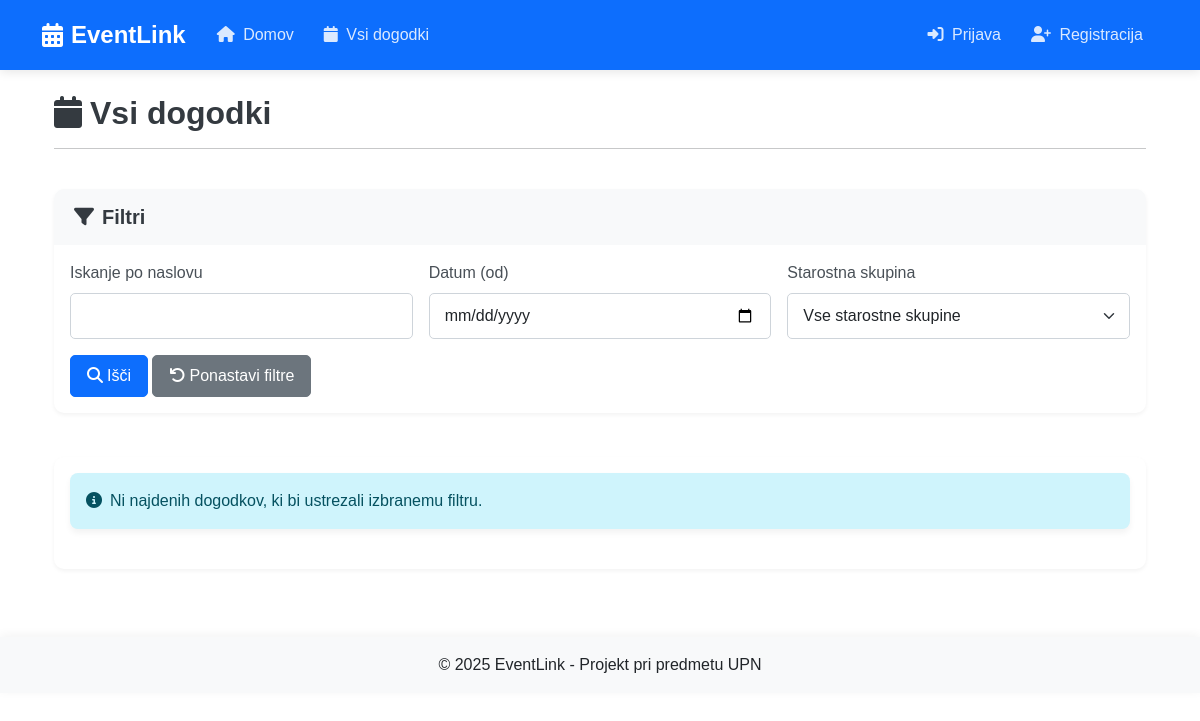
Before: /all_events with the older database file.
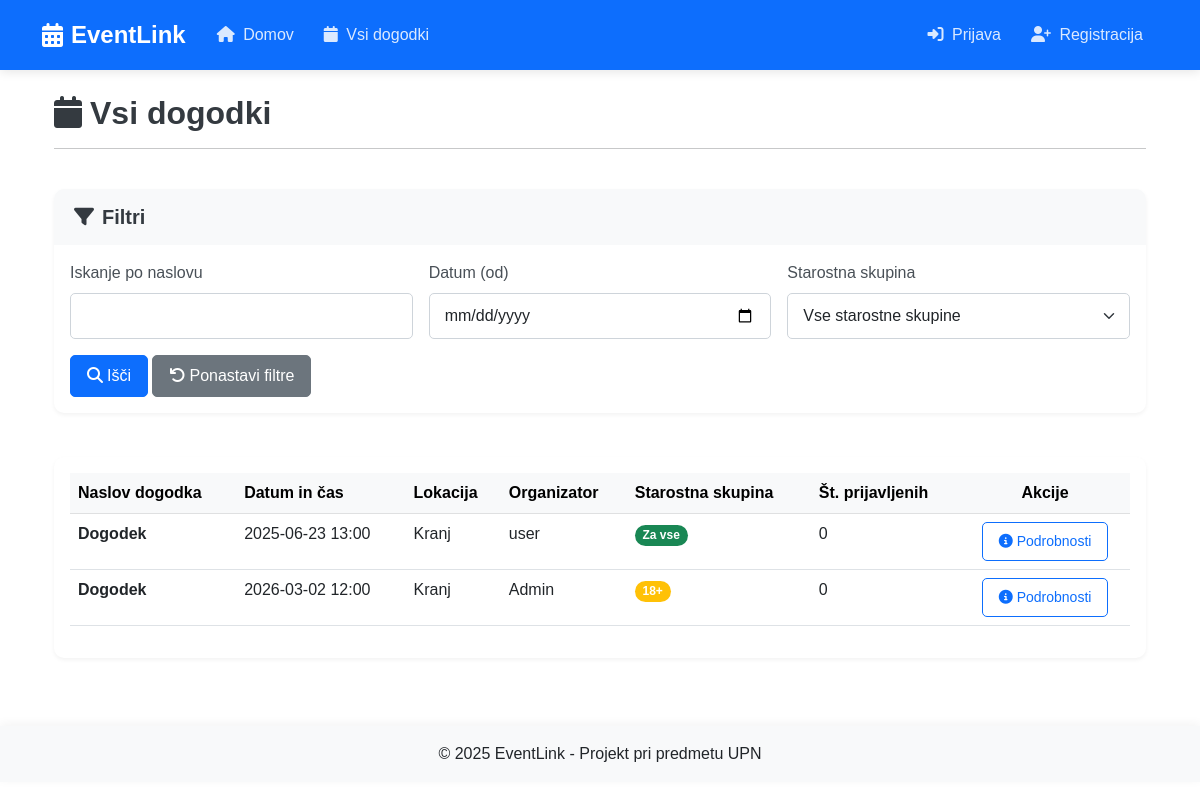
After: the same page with the newer database file.
### tables this page shows
CREATE TABLE events (
    id INTEGER PRIMARY KEY AUTOINCREMENT,
    title TEXT NOT NULL,
    description TEXT NOT NULL,
    date TEXT NOT NULL,
    location TEXT NOT NULL,
    organizer_id INTEGER NOT NULL,
    target_age_group TEXT DEFAULT 'all',
    created_at TEXT NOT NULL,
    FOREIGN KEY (organizer_id) REFERENCES users (id)
);

CREATE TABLE users (
    id INTEGER PRIMARY KEY AUTOINCREMENT,
    username TEXT NOT NULL,
    email TEXT UNIQUE NOT NULL,
    password TEXT NOT NULL,
    gender TEXT NOT NULL,
    religion TEXT NOT NULL,
    race TEXT NOT NULL,
    date_of_birth TEXT NOT NULL,
    created_at TEXT NOT NULL
);

### app.py (the view)
@app.route('/all_events')
def all_events():
    search = request.args.get('search', '')
    date_filter = request.args.get('date_filter', '')
    age_group = request.args.get('age_group', '')
    db = get_db()
    query = '''
        SELECT e.*, u.username as organizer_name,
        (SELECT COUNT(*) FROM registrations WHERE event_id = e.id) as registration_count
        FROM events e
        JOIN users u ON e.organizer_id = u.id
        WHERE 1=1
    '''
    params = []
    if search:
        query += ' AND e.title LIKE ?'
        params.append(f'%{search}%')
    if date_filter:
        query += ' AND date(e.date) >= date(?)'
        params.append(date_filter)
    if age_group:
        query += ' AND e.target_age_group = ?'
        params.append(age_group)
    query += ' ORDER BY e.date'
    cursor = db.execute(query, params)
    events = [dict(event) for event in cursor.fetchall()]  # Convert Row objects to dictionaries
    user_id = session.get('user_id')
    if user_id:
        cursor = db.execute('SELECT event_id FROM registrations WHERE user_id = ?', (user_id,))
        registered_events = {row['event_id'] for row in cursor.fetchall()}
        for event in events:
            event['is_registered'] = event['id'] in registered_events
    return render_template('all_events.html', events=events)

### app.py (called while the page is built)
def get_db():
    db = getattr(g, '_database', None)
    if db is None:
        db = g._database = sqlite3.connect(DATABASE)
        db.row_factory = sqlite3.Row  # da lahko dostopamo do stolpcev po imenih
    return db

@app.teardown_appcontext
def close_connection(exception):
    db = getattr(g, '_database', None)
    if db is not None:
        db.close()

### templates/all_events.html (shortened to what the changed rows need)
{% extends 'base.html' %}
{% block content %}
<div class="container">
    <div class="row mb-4">
        <div class="col-12">
            <div class="d-flex justify-content-between align-items-center">
                <h2 class="mb-0"><i class="fas fa-calendar me-2"></i>Vsi dogodki</h2>
            </div>
        </div>
    </div>
    <div class="row">
        <div class="col-12">
            <div class="card shadow-sm border-0">
                <div class="card-body">
                    {% if events %}
                        <div class="table-responsive">
                            <table class="table table-hover">
                                <thead class="table-light">
                                    <tr>
                                        <th>Naslov dogodka</th>
                                        <th>Datum in čas</th>
                                        <th>Lokacija</th>
                                        <th>Organizator</th>
                                        <th>Starostna skupina</th>
                                        <th>Št. prijavljenih</th>
                                        <th class="text-center">Akcije</th>
                                    </tr>
                                </thead>
                                <tbody>
                                    {% for event in events %}
                                    <tr>
                                        <td><strong>{{ event['title'] }}</strong></td>
                                        <td>{{ event['date'] }}</td>
                                        <td>{{ event['location'] }}</td>
                                        <td>{{ event['organizer_name'] }}</td>
                                        <td>
                                            {% if event['target_age_group'] == 'all' %}
                                                <span class="badge bg-success rounded-pill">Za vse</span>
                                            {% elif event['target_age_group'] == 'adults' %}
                                                <span class="badge bg-warning rounded-pill">18+</span>
                                            {% elif event['target_age_group'] == 'minors' %}
                                                <span class="badge bg-info rounded-pill">Mladoletni</span>
                                            {% endif %}
                                        </td>
                                        <td>{{ event['registration_count'] }}</td>
                                        <td class="text-center">
                                            <a href="{{ url_for('event_detail', event_id=event['id']) }}" class="btn btn-outline-primary btn-sm">
                                                <i class="fas fa-info-circle me-1"></i>Podrobnosti
                                            </a>
                                        </td>
                                    </tr>
                                    {% endfor %}
                                </tbody>
                            </table>
                        </div>
                    {% else %}
                        <div class="alert alert-info">
                            <i class="fas fa-info-circle me-2"></i>Ni najdenih dogodkov, ki bi ustrezali izbranemu filtru.
                        </div>
                    {% endif %}
                </div>
            </div>
        </div>
    </div>
</div>
{% endblock %}

Changed rows visible on the page:
added events: title "Dogodek", date "2025-06-23 13:00", location "Kranj", organizer_name "user", target_age_group "Za vse", registration_count "0"
added events: title "Dogodek", date "2026-03-02 12:00", location "Kranj", organizer_name "Admin", target_age_group "18+", registration_count "0"
Other visible differences:
text no longer shown: "Ni najdenih dogodkov, ki bi ustrezali izbranemu filtru."
text now shown: "Naslov dogodka Datum in čas Lokacija Organizator Starostna skupina Št. prijavljenih Akcije"
